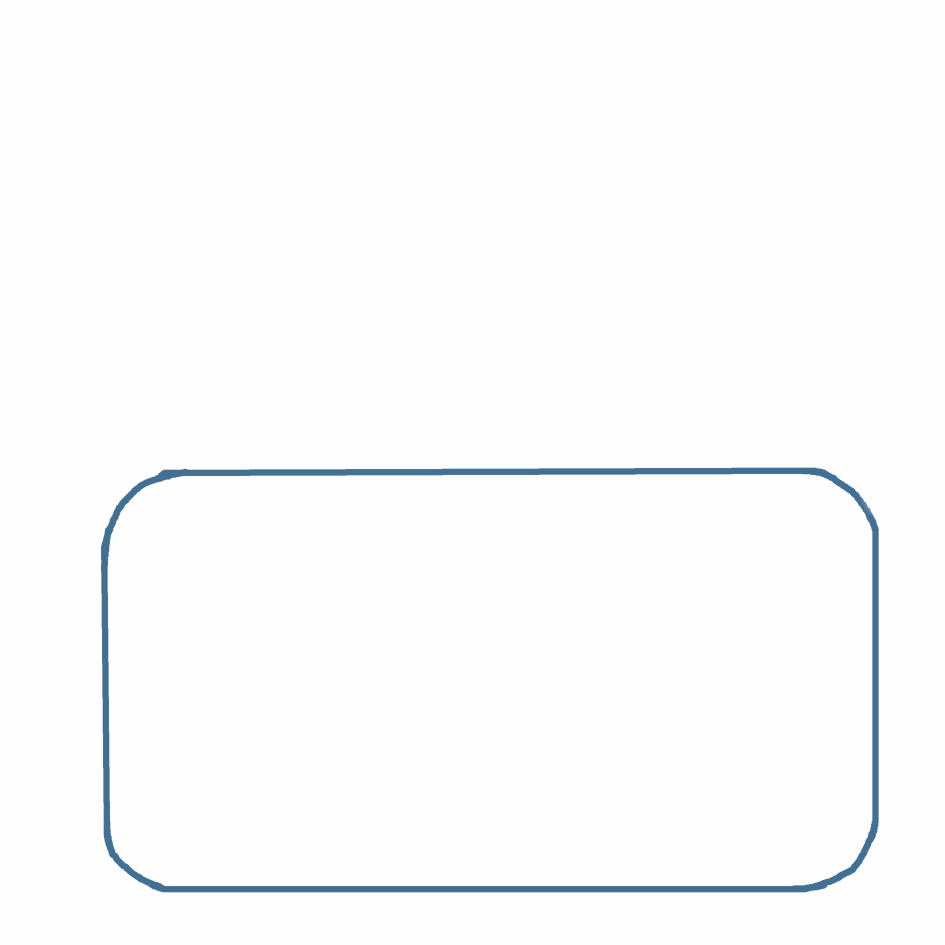
#> input picture agv_follow_lane/map/lane_ground2.png, 2835 x 2835 px (shown at 1/3 size)
$ python -i Detection.py   (imports and definitions only)
#> lines starting #> are read from the running program, lines starting #| are printed output that depends on the picture
#> further down, picture is the input picture: shape (2835, 2835, 3); mean B, G, R 252.3, 251.7, 251
#! /usr/bin/env python3

import cv2
import numpy as np

class Detection(object):
    def __init__(self):
        self.draw_img = True
        self.check_fps = True
        self.scale_percent = 40

        # ArUco info
        self.aruco_dict = cv2.aruco.getPredefinedDictionary(cv2.aruco.DICT_4X4_50)
        self.parameters = cv2.aruco.DetectorParameters()
        self.camera_matrix = np.array([[381.36246688113556, 0, 320.5], [0, 381.36246688113556, 240.5], [0, 0, 1]])
        self.dist_coeffs = np.array([0.0, 0.0, 0.0, 0.0, 0.0])
        self.aruco_size = 0.1778 # (m)

    def detectLane(self, input_image, color = 'green'):

        # Resized Image
        resized_img = self.resize_img(input_image, self.scale_percent)

        # Thresholded Image
        thresh_img = self.findThreshold(resized_img, color)

        # Detect Intersection
        is_intersection = self.detectIntersection(thresh_img)
        # is_intersection = self.detectIntersectionWithHoughLines(resized_img)

        # Find cross track error and angle error
        cte, angle, output_image = self.calculateContours(thresh_img, resized_img)

        if is_intersection:
            cte = 0
            angle = 0

        return cte, angle, output_image

    def resize_img(self, img, scale_percent):
#> called with scale_percent = 40
        width = int(img.shape[1]*scale_percent/100)
#> width = 1134
        height = int(img.shape[0]*scale_percent/100)
#> height = 1134
        dim = (width, height)
#> dim = (1134, 1134)
        resized_img = cv2.resize(img, dim, interpolation=cv2.INTER_AREA)

        resized_img = resized_img[75:,:]
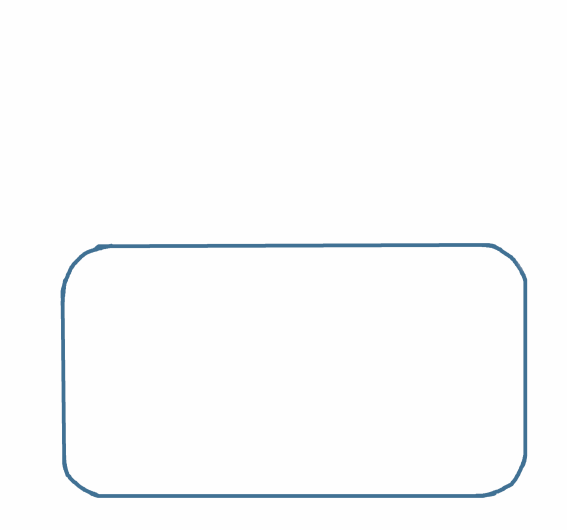
#> resized_img: shape (1059, 1134, 3) (shown at 1/2 size); mean B, G, R 252.2, 251.6, 250.7
        return resized_img

    def findThreshold(self, img, color):

        # Convert input BGR image to HSV color space
#> called with color = 'green'
        hsv = cv2.cvtColor(img, cv2.COLOR_BGR2HSV)
#> hsv: shape (1059, 1134, 3); mean H, S, V 2.2, 2.4, 252.2

        if color == 'green':
            # Define range for green color and threshold
            lower_green = np.array([40, 50, 50])
            upper_green = np.array([80, 255, 255])
            mask = cv2.inRange(hsv, lower_green, upper_green)
#> mask: shape (1059, 1134); every value is 0
        elif color == 'red':
            # Define range for red color and threshold
            lower_red1 = np.array([0, 70, 50])
            upper_red1 = np.array([5, 255, 255])
            lower_red2 = np.array([175, 70, 50])
            upper_red2 = np.array([180, 255, 255])
            mask1 = cv2.inRange(hsv, lower_red1, upper_red1)
            mask2 = cv2.inRange(hsv, lower_red2, upper_red2)
            mask = cv2.bitwise_or(mask1, mask2)

        # Remove noise using 3x3 Kernel (Gaussian Filter)
        blurred = cv2.GaussianBlur(mask, (3,3), 1)

        # Binarize the image
        binarized_image = np.zeros_like(blurred)
        binarized_image[blurred > 0] = 1

        # Morphological Transformations (Erosion & Dilation)
        kernel = np.ones((5,5), dtype=np.uint8)
        dilated_img = cv2.dilate(binarized_image, kernel)
        eroded_img = cv2.erode(binarized_image, kernel)


        return eroded_img


    def detectIntersection(self, thresh_img):
        # Find contours in the thresholded image
        contours, _ = cv2.findContours(thresh_img, cv2.RETR_TREE, cv2.CHAIN_APPROX_SIMPLE)
#> contours = []
        for contour in contours:
            area = cv2.contourArea(contour)
            x, y, w, h = cv2.boundingRect(contour)
            aspect_ratio = w / h
            if area > 3000 and aspect_ratio > 1.2 and x < thresh_img.shape[1] // 3 and x + w > thresh_img.shape[1] * 2 // 3:
                # Assume intersection if a large enough contour with wide aspect ratio is found in the center
                print("Intersection Detected")
                return True
#> this loop made 0 passes
#> in detectLane, `is_intersection = self.detectIntersection(thresh_img)`: is_intersection = False
        return False

    # [28 lines left out: function detectIntersectionWithHoughLines, not called in this run]

    def calculateContours(self, thresh_img, original_img):

        contours, hierarchy = cv2.findContours(thresh_img, cv2.RETR_TREE, cv2.CHAIN_APPROX_SIMPLE)
#> contours = []

        # ---------------------------------------------------------------------------
        # Originally developed by OutOfTheBots
        # (https://www.youtube.com/channel/UCCX7z2JENOSZ1mraOpyVyzg/about)
        if len(contours) > 0:
            blackbox = cv2.minAreaRect(contours[0])
            (x_min, y_min), (w_min, h_min), ang = blackbox
            if ang < -45: ang += 90
            if w_min < h_min and ang > 0: ang = (90-ang)*-1
            if w_min > h_min and ang < 0: ang = 90 + ang
            setpoint = thresh_img.shape[1]/2
            cte = -int(x_min - setpoint)
            angle = -int(ang)

            if self.draw_img:
                box = cv2.boxPoints(blackbox)
                box = np.int0(box)
                _ = cv2.drawContours(original_img, [box], 0, (255,0,0),1)
                ang_msg = "Angle Error = " + str(angle)
                err_msg = "Error = " + str(cte)
                cv2.putText(original_img, ang_msg, (130,25), cv2.FONT_HERSHEY_SIMPLEX, 0.4, (255,0,0), 1)
                cv2.putText(original_img, err_msg, (130,50), cv2.FONT_HERSHEY_SIMPLEX, 0.4, (0,0,255), 1)
                cv2.line(original_img, (int(x_min), 0), (int(x_min), thresh_img.shape[0]), (0,0,255), 1)
        # ---------------------------------------------------------------------------
        else:
            cte = None
            angle = None

        return cte, angle, original_img

    # [20 lines left out: functions detectMarkers, estimatePoseSingleMarkers, not called in this run]

>>> import cv2
>>> picture = cv2.imread('../../agv_follow_lane/map/lane_ground2.png')
>>> result = Detection().detectLane(picture)
